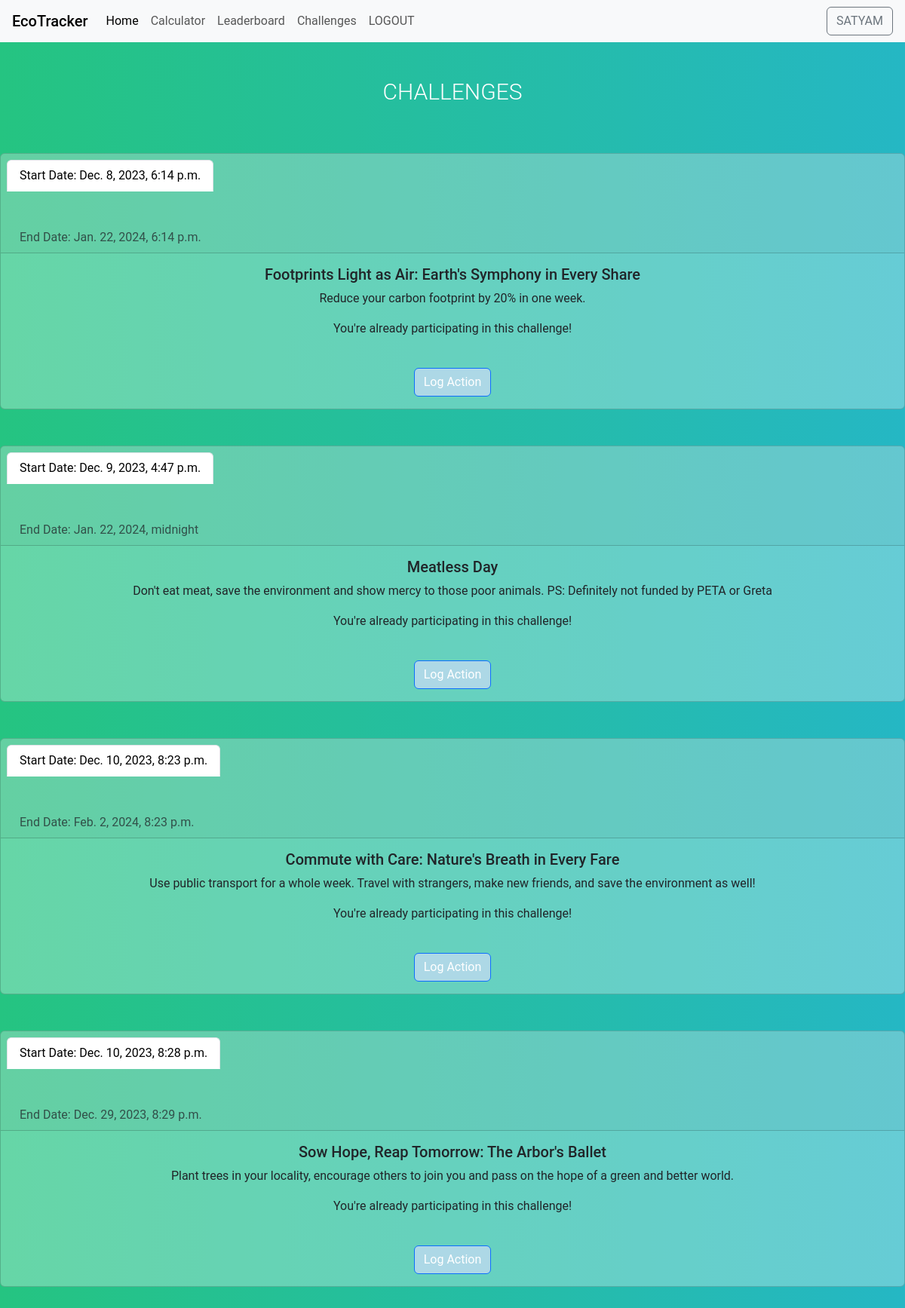
Screenshot of /challenges/ (signed in) with the database file from the repository.
### base/models.py (models this page shows)
class SustainabilityChallenge(models.Model):
    creator = models.ForeignKey(User, on_delete=models.CASCADE, related_name='created_challenges',null=True)
    participants = models.ManyToManyField(User, related_name='joined_challenges')
    title = models.CharField(max_length=255)
    description = models.TextField()
    start_date = models.DateTimeField(null=True)
    end_date = models.DateTimeField(null=True)
    points_awarded = models.IntegerField(default=0)  # New field for awarded points

### base/views.py (the view)
# urls.py: path('challenges/',views.challenges,name='challenges'),
@login_required(login_url='login')
def challenges(request):
    challenges = SustainabilityChallenge.objects.all()
    user_challenges = UserChallenge.objects.filter(user=request.user)
    context = {
        'challenges': challenges,
        'user_challenges': user_challenges,
    }
    return render(request, 'base/challenges.html', context)

### base/templates/base/challenges.html
{% extends 'main.html' %}
{% block content %}
<br>
<br>
<h1 id="challenge-head" class="lbd1 text-focus-in">Challenges</h1>
<br>
<br>
{% for challenge in challenges %}
  <div class="card text-center chal">
    <div class="card-header">
      <ul class="nav nav-tabs card-header-tabs">
        <li class="nav-item">
          <a class="nav-link active" href="#">Start Date: {{challenge.start_date}}</a>
        </li>
        <li class="nav-item">
          <a class="nav-link" href="#">&emsp;&emsp;&emsp;&emsp;&emsp;&emsp;&emsp;&emsp;&emsp;&emsp;&emsp;&emsp;&emsp;&emsp;&emsp;&emsp;&emsp;&emsp;&emsp;
            &emsp;&emsp;&emsp;&emsp;&emsp;&emsp;&emsp;&emsp;&emsp;&emsp;&emsp;&emsp;&emsp;&emsp;&emsp;&emsp;&emsp;&emsp;&emsp;&emsp;&emsp;&emsp;&emsp;&emsp;&emsp;&emsp;&emsp;&emsp;&emsp;&emsp;&emsp;&emsp;&emsp;&emsp;&emsp;&emsp;&emsp;</a>
        </li>
        <li class="nav-item">
          <a class="nav-link disabled" href="#">End Date: {{challenge.end_date}}</a>
        </li>
      </ul>
    </div>
    <div class="card-body">
      <h5 class="card-title">{{ challenge.title }}</h5>
      <p class="card-text">{{ challenge.description }}</p>
      {% if challenge_completed %}
          <p>Done!</p>
      {% else %}
          {% if user not in challenge.participants.all %}
            <a href="{% url 'join_challenge' challenge.id %}" class="btn btn-primary join-btn">Join Challenge</a>
            {% else %}
              <p id="lol">You're already participating in this challenge!</p>
              <br>
              <a href="{% url 'log_action' challenge.id %}" class="btn btn-primary join-btn">Log Action</a>
          {% endif %}
      {% endif %}
    </div>
  </div>
  <br>
  <br>
{% endfor %}
{% endblock content %}

### templates/navbar.html (shortened to what this page needs)
<nav class="navbar navbar-expand-lg navbar-light bg-light">
  <span class="navbar-brand ps-3 mb-0 h1">EcoTracker</span>
  <div class="collapse navbar-collapse" id="navbarTogglerDemo02">
    <ul class="navbar-nav mr-auto mt-2 mt-lg-0">
      <li class="nav-item active">
        <a class="nav-item nav-link active" href="/">Home </a>
      </li>
      <li class="nav-item">
        <a class="nav-item nav-link" href="{% url 'calculate-CF' %}">Calculator</a>
      </li>
      <li class="nav-item">
        <a class="nav-item nav-link" href="{% url 'leaderboard' %}">Leaderboard</a>
      </li>
      <li class="nav-item">
        <a class="nav-item nav-link" href="{% url 'challenges' %}">Challenges</a>
      </li>
      <li class="nav-item">
        {% if request.user.is_authenticated %}
          <a class="nav-item nav-link" href="{% url 'logout' %}">LOGOUT</a>
        {% else %}
          <a class="nav-item nav-link" href="{% url 'login' %}">LOGIN</a>
        {% endif %}
      </li>
    </ul>
    <ul class="navbar-nav ms-auto mt-2 mt-lg-0 pe-3">
    {% if request.user.is_authenticated %}
      <a class="btn btn-outline-secondary my-2 my-sm-0 text-uppercase" href="#">{{ request.user }}</a></form>
    {% endif %}
    </ul>
  </div>
</nav>

### base/static/base/styles.css (style rules this page uses)
a { text-decoration: none; }
.join-btn { background-color: lightblue; }
.text-focus-in { -webkit-animation: text-focus-in 1s cubic-bezier(0.550, 0.085, 0.680, 0.530) both; animation: text-focus-in 1s cubic-bezier(0.550, 0.085, 0.680, 0.530) both; }
body { background-color: #131720; }
#challenge-head { text-align: center; }
#lol { text-emphasis-color: rgb(68, 68, 233); }
.lbd1 { font-size: 30px; color: #fff; text-transform: uppercase; font-weight: 300; text-align: center; margin-bottom: 15px; }
body { background: -webkit-linear-gradient(left, #25c481, #25b7c4); background: linear-gradient(to right, #25c481, #25b7c4); font-family: 'Roboto', sans-serif; }
.chal { background-color: rgba(255, 255, 255, 0.3); }

### rows the page displays
SustainabilityChallenge: start_date "Dec. 8, 2023, 6:14 p.m.", end_date "Jan. 22, 2024, 6:14 p.m.", title "Footprints Light as Air: Earth's Symphony in Every Share", description "Reduce your carbon footprint by 20% in one week.", shows "You're already participating in this challenge!"
SustainabilityChallenge: start_date "Dec. 9, 2023, 4:47 p.m.", end_date "Jan. 22, 2024, midnight", title "Meatless Day", description "Don't eat meat, save the environment and show mercy to those poor animals. PS: Definitely not funded by PETA or Greta", shows "You're already participating in this challenge!"
SustainabilityChallenge: start_date "Dec. 10, 2023, 8:23 p.m.", end_date "Feb. 2, 2024, 8:23 p.m.", title "Commute with Care: Nature's Breath in Every Fare", description "Use public transport for a whole week. Travel with strangers, make new friends, and save the environment as well!", shows "You're already participating in this challenge!"
SustainabilityChallenge: start_date "Dec. 10, 2023, 8:28 p.m.", end_date "Dec. 29, 2023, 8:29 p.m.", title "Sow Hope, Reap Tomorrow: The Arbor's Ballet", description "Plant trees in your locality, encourage others to join you and pass on the hope of a green and better world.", shows "You're already participating in this challenge!"

### other values shown
{{ request.user }} "SATYAM"
